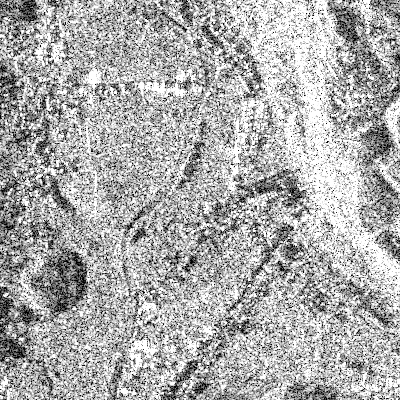
%> input picture pic/B1.tif, 400 x 400 px
$ octave main.m   (GNU Octave 9; MATLAB toolbox functions it lacks are replaced by stand-ins)
%> lines starting %> are read from the running program, lines starting %| are printed output that depends on the picture; in (x1, y1, x2, y2) boxes, pixels count from 0 and x2, y2 are one past the last pixel; in counts of white or black regions, pixels touching at a corner belong together; the program's own positions count from 1
% notice£º
% The training samples are randomly generated, so the results are slightly different
% clear;
% clc;
% close all;

addpath('./utils');
addpath('./liblinear');

pool_size = 3;
w = 7;
b = 0.16;
T_num = 11;

% Import Data
im1   = imread('./pic/B1.tif');
%> im1 is the input picture: size 400x400x3 uint8; min 0, max 255, mean 171.5
im2   = imread('./pic/B2.tif');
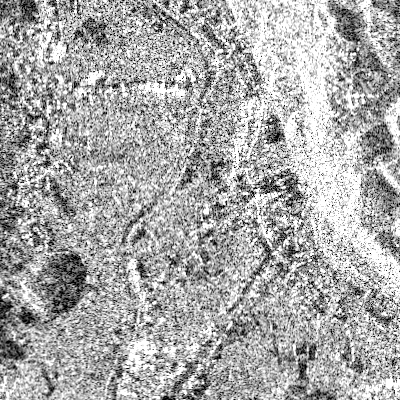
%> input picture pic/B2.tif, 400 x 400 px
%> im2 is the input picture: size 400x400x3 uint8; min 0, max 255, mean 168.6
im_gt = imread('./pic/BGT.tif');
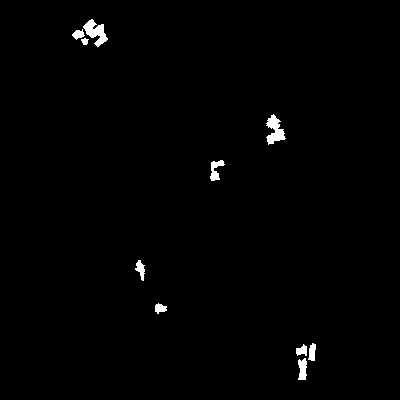
%> input picture pic/BGT.tif, 400 x 400 px
%> im_gt is the input picture: size 400x400 uint8; 0.93% white; 10 white regions, largest, box (x1, y1, x2, y2) and area: (83, 19, 108, 47) 336, (266, 114, 286, 145) 326, (210, 160, 225, 181) 161

im1   = double(im1(:,:,1));
%> im1: size 400x400 double
im2   = double(im2(:,:,1));
%> im2: size 400x400 double
im_gt = double(im_gt(:,:,1));

% Compute the deep difference image
fprintf('... ... compute the deep difference image ... ...\n');
%> (the run ends here)
